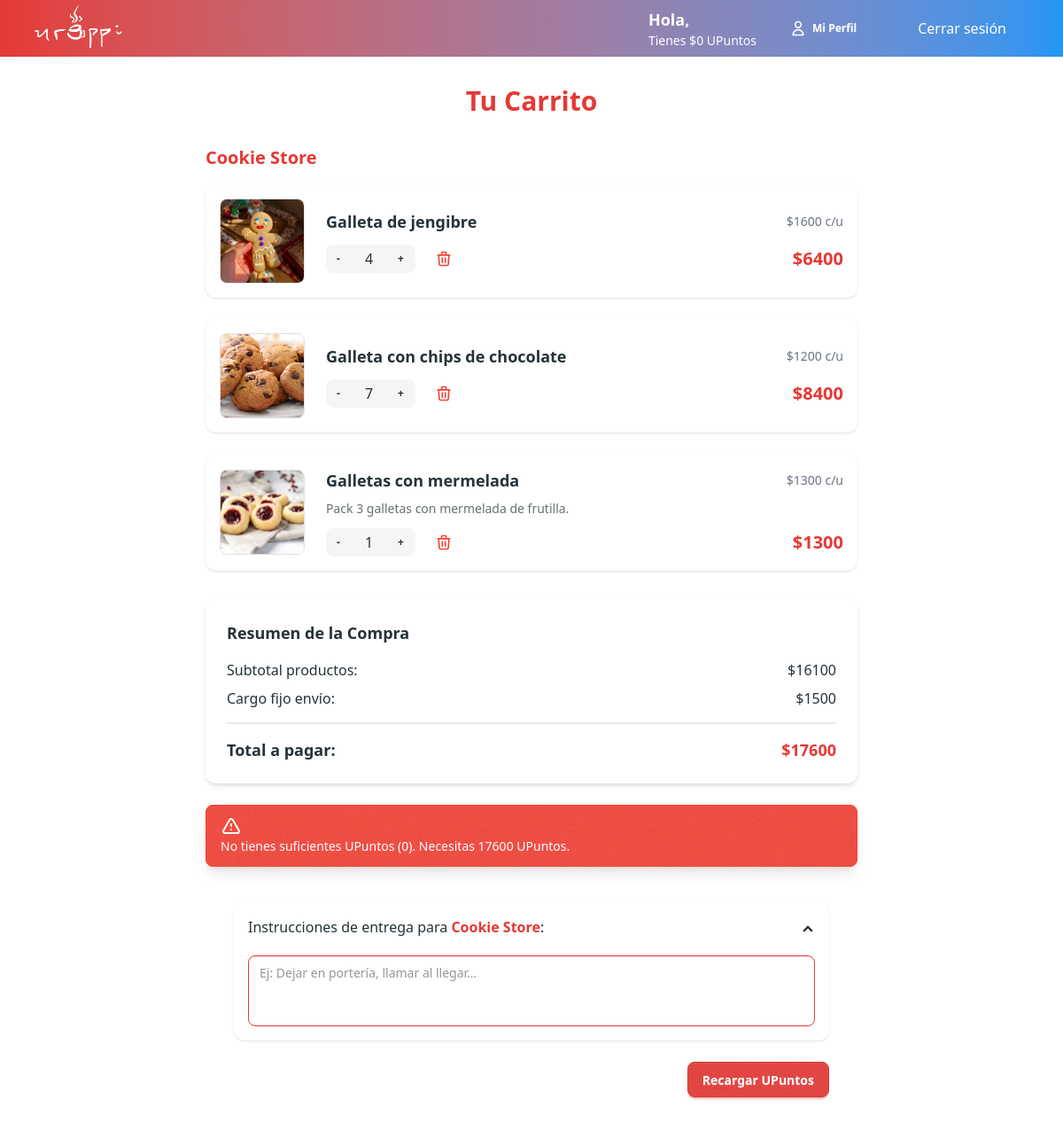
The page /comprador/cart (signed in) on the database as committed earlier.
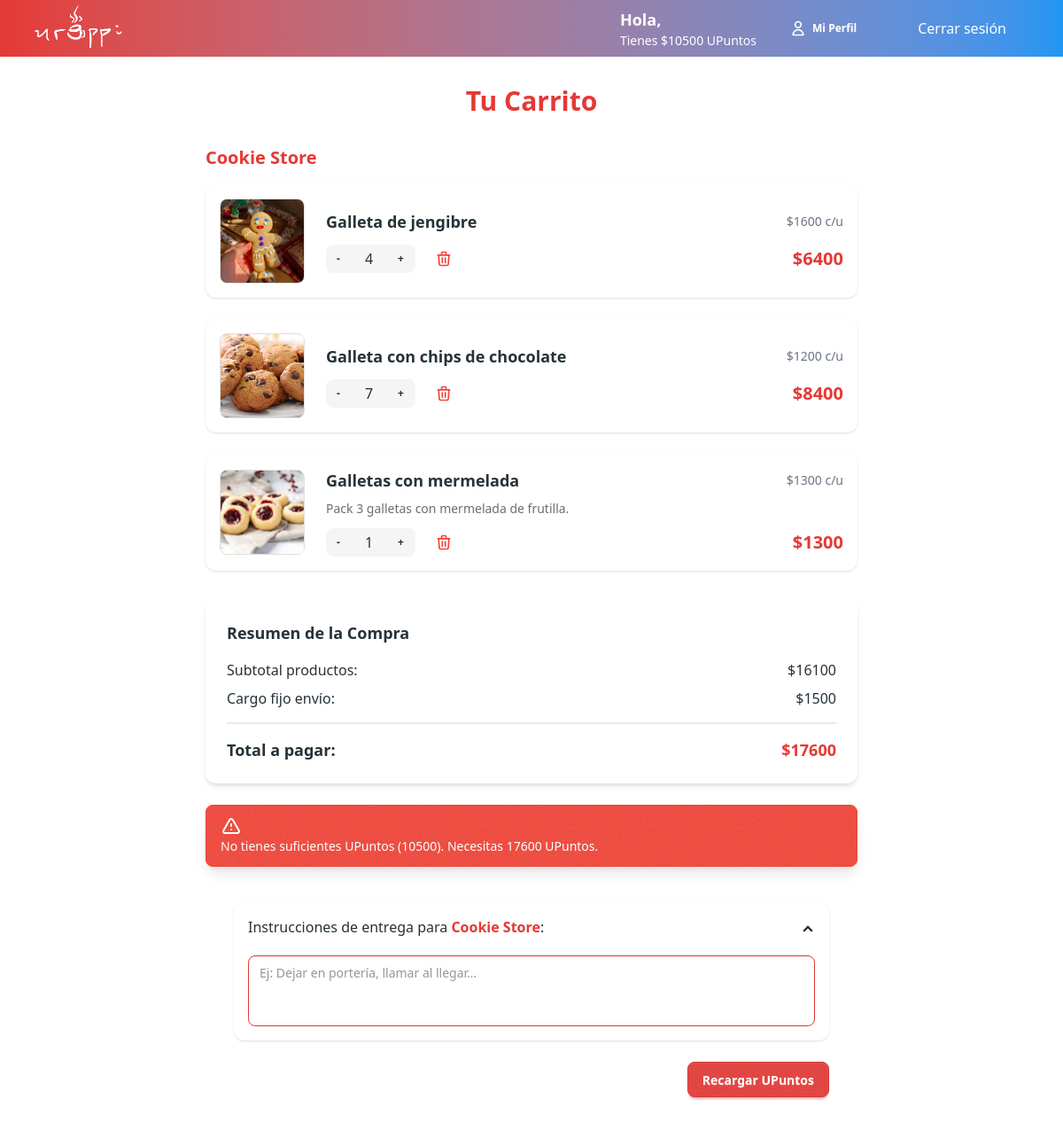
The same page on the database as committed later.
### urappiapp/models.py (models this page shows)
class User(AbstractUser):
    pronombres = [("La", "La"), ("El", "El"), ("Le", "Le"), ("Otro", "Otro")]
    pronombre = models.CharField(max_length=5, choices=pronombres)
    apodo = models.CharField(max_length=30)  # Apodo o nombre visible
    rating = models.FloatField(default=0.0)
    votes = models.IntegerField(default=0)
    rol = models.CharField(
        max_length=20,
        choices=[
            ("customer", "Cliente"),
            ("deliver", "Repartidor"),
            ("seller", "Vendedor"),
        ],
    )
    upuntos = models.IntegerField(default=0)

### app_comprador/views.py (the view)
# urls.py: path("cart", views.show_cart, name="cart"),
@login_required(login_url="/login")
def show_cart(request):
    try:
        cart = Cart.objects.get(user=request.user)
        items = CartItem.objects.filter(cart=cart).select_related(
            "product_listing__listedProduct", "product_listing__listedBy"
        )
    except Cart.DoesNotExist:
        items = []
    for item in items:
        item.subtotal = item.quantity * item.product_listing.listedProduct.priceCLP
    total_price = sum(item.subtotal for item in items)
    delivery_fee = 1500  # Cargo fijo de envío
    final_total = total_price + delivery_fee
    sufficient_funds = request.user.upuntos >= final_total
    tiendas = defaultdict(list)
    for item in items:
        tiendas[item.product_listing.listedBy].append(item)
    info = {
        "usuario": request.user,
        "cart_items": items,
        "cart_items_by_shop": dict(tiendas),
        "total_price": total_price,
        "delivery_fee": delivery_fee,
        "final_total": final_total,
        "sufficient_funds": sufficient_funds,
    }
    return render(
        request,
        "app_comprador/cart.html",
        info,
    )

### app_comprador/templates/app_comprador/cart.html (shortened to what the changed rows need)
{% extends "urappi/base.html" %}
{% block content %}
<div class="max-w-3xl mx-auto py-8 px-4">
  <h2 class="text-3xl font-bold mb-8 text-center text-primary">Tu Carrito</h2>
  {% if cart_items %}
    {% if cart_items_by_shop %}
      <div class="alert {{ sufficient_funds|yesno:'alert-success,alert-error' }} shadow-lg mt-6">
        <div>
          {% if sufficient_funds %}
            <svg xmlns="http://www.w3.org/2000/svg" class="h-6 w-6" fill="none" viewBox="0 0 24 24" stroke="currentColor">
              <path stroke-linecap="round" stroke-linejoin="round" stroke-width="2" d="M9 12l2 2 4-4m6 2a9 9 0 11-18 0 9 9 0 0118 0z" />
            </svg>
            <span>Tienes suficientes UPuntos ({{ usuario.upuntos }}) para esta compra.</span>
          {% else %}
            <span>No tienes suficientes UPuntos ({{ usuario.upuntos }}). Necesitas {{ final_total }} UPuntos.</span>
          {% endif %}
        </div>
      </div>
    {% else %}
      <div class="flex flex-col items-center justify-center py-20">
        <p class="text-lg text-gray-500 mb-4">Tu carrito está vacío.</p>
        <a href="{% url 'home' %}" class="btn btn-accent">Volver al inicio</a>
      </div>
    {% endif %}
  {% else %}
    <div class="flex flex-col items-center justify-center py-20">
      <p class="text-lg text-gray-500 mb-4">Tu carrito está vacío.</p>
      <a href="{% url 'home' %}" class="btn btn-accent">Volver al inicio</a>
    </div>
  {% endif %}
</div>
{% endblock %}

### urappi/templates/urappi/header.html (shortened to what this page needs)
<header class="bg-gradient-to-r from-primary to-secondary text-white">
     {% load static %}
    <div class="max-w-7xl mx-auto px-4 sm:px-6 lg:px-8 flex items-center justify-between h-16">
        <a href="{% url 'home' %}">
            <img src="{% static 'images/logo.png' %}" alt="Urappi Logo" class="h-16 object-contain">
        </a>
        <nav class="flex items-center space-x-6">
        {% if user.is_authenticated %}
            <div class="flex flex-col justify-center justify-between">
                <h1 class="text-lg font-semibold">Hola, {{ usuario.apodo }}</h1>
                <p class="text-sm">Tienes ${{ usuario.upuntos }} UPuntos</p>
            </div>
            <a href="{% url 'profile' %}" class="btn btn-ghost btn-sm">
                <svg xmlns="http://www.w3.org/2000/svg" class="h-5 w-5" fill="none" viewBox="0 0 24 24" stroke="currentColor">
                    <path stroke-linecap="round" stroke-linejoin="round" stroke-width="2" d="M16 7a4 4 0 11-8 0 4 4 0 018 0zM12 14a7 7 0 00-7 7h14a7 7 0 00-7-7z" />
                </svg>
                Mi Perfil
            </a>
            <div class="max-w-7xl mx-auto px-4 sm:px-6 lg:px-8 flex items-center justify-between h-16">
                <a href="{% url 'logout' %}">Cerrar sesión </a>
            </div>
        {% endif %}
        </nav>
    </div>
</header>

Rows that differ between the two databases and show on the page:
changed User: upuntos "0" → "10500"
